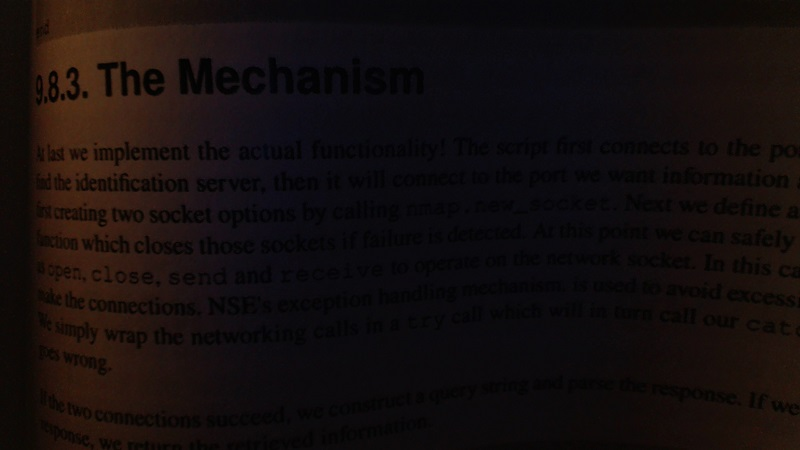
#> input picture bookpage.jpg, 800 x 450 px
$ python Threshold.py
#> lines starting #> are read from the running program, lines starting #| are printed output that depends on the picture; after the words box and inside, x2 and y2 are one past the last pixel; in counts of white or black regions, pixels touching at a corner belong together
import cv2
import numpy as np
img = cv2.imread('bookpage.jpg')
#> img is the input picture: shape (450, 800, 3); mean B, G, R 13.4, 13.6, 20.3
grayscaled = cv2.cvtColor(img, cv2.COLOR_BGR2GRAY)
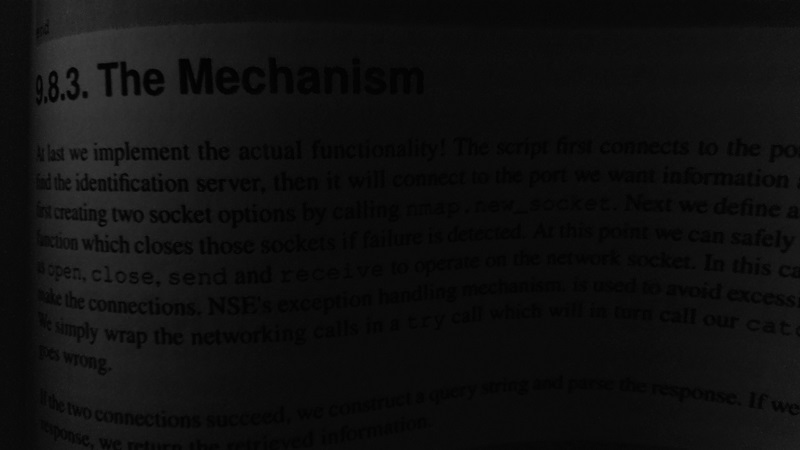
#> grayscaled: shape (450, 800); min 0, max 64, mean 15.6
retval, threshold = cv2.threshold(grayscaled, 12, 255, cv2.THRESH_BINARY)
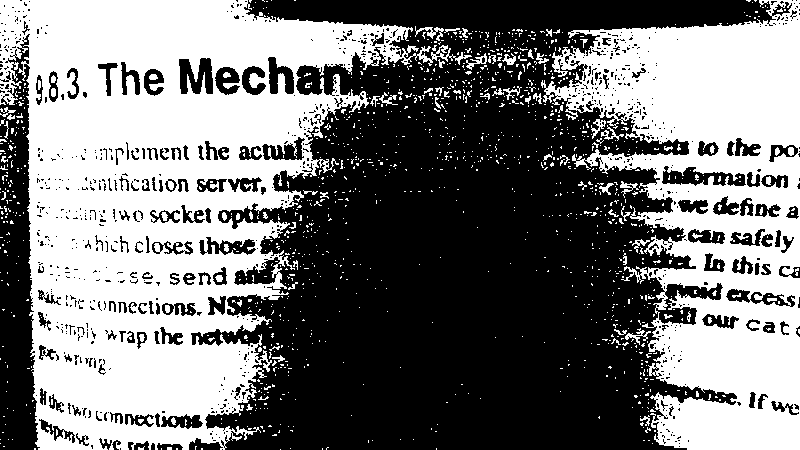
#> threshold: shape (450, 800); 47.3% white; 1332 white regions (1245 under 20 px), largest, box (x1, y1, x2, y2) and area: (0, 0, 472, 450) 102496, (541, 0, 800, 450) 60163, (415, 26, 444, 41) 156
gauss = cv2.adaptiveThreshold(grayscaled, 255, cv2.ADAPTIVE_THRESH_GAUSSIAN_C, cv2.THRESH_BINARY, 57, 2)
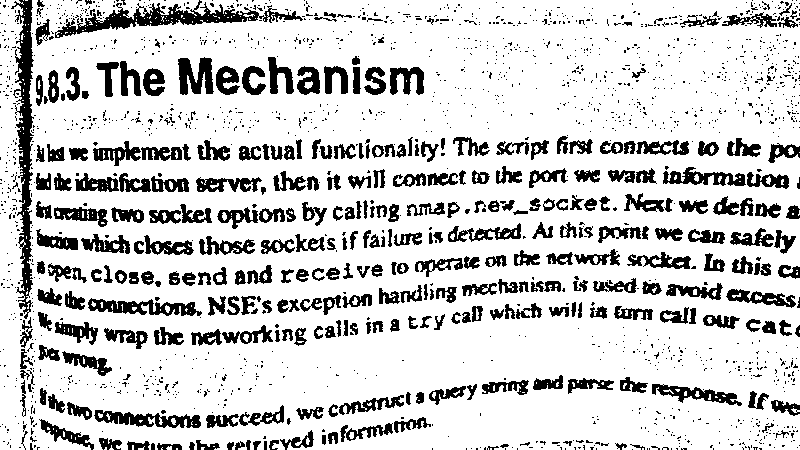
#> gauss: shape (450, 800); 81.2% white; 1918 black regions (1600 under 20 px), largest, box (x1, y1, x2, y2) and area: (11, 0, 34, 319) 3156, (55, 0, 303, 38) 2621, (88, 298, 202, 316) 1040
cv2.imshow('original image', img)
cv2.imshow('threshold image', threshold)
cv2.imshow('gaussian threshold', gauss)
cv2.waitKey(0)
cv2.destroyAllWindows()
